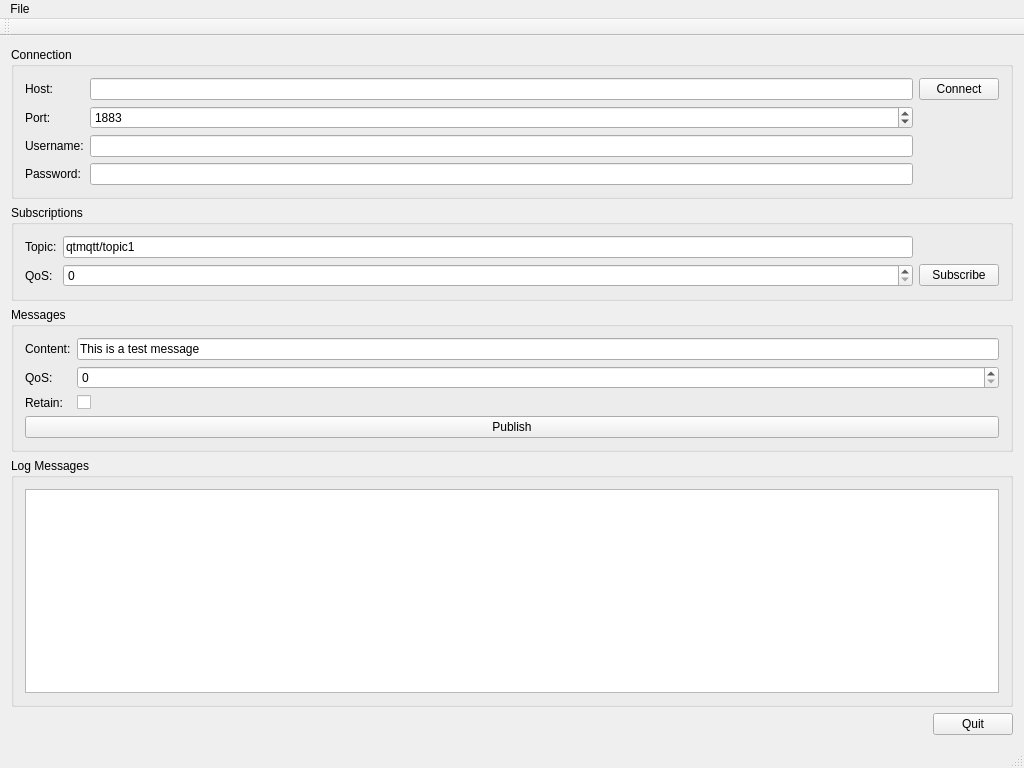
<?xml version="1.0" encoding="UTF-8"?>
<ui version="4.0">
 <class>MainWindow</class>
 <widget class="QMainWindow" name="MainWindow">
  <property name="geometry">
   <rect>
    <x>0</x>
    <y>0</y>
    <width>1024</width>
    <height>768</height>
   </rect>
  </property>
  <property name="windowTitle">
   <string>MainWindow</string>
  </property>
  <widget class="QWidget" name="centralWidget">
   <layout class="QVBoxLayout" name="verticalLayout_4">
    <item>
     <widget class="QGroupBox" name="groupBox_3">
      <property name="title">
       <string>Connection</string>
      </property>
      <layout class="QVBoxLayout" name="verticalLayout_2">
       <item>
        <layout class="QGridLayout" name="gridLayout_2">
         <item row="0" column="1">
          <widget class="QLineEdit" name="lineEditHost">
           <property name="text">
            <string/>
           </property>
          </widget>
         </item>
         <item row="2" column="0">
          <widget class="QLabel" name="label_8">
           <property name="text">
            <string>Username:</string>
           </property>
          </widget>
         </item>
         <item row="0" column="0">
          <widget class="QLabel" name="label">
           <property name="text">
            <string>Host:</string>
           </property>
          </widget>
         </item>
         <item row="1" column="0">
          <widget class="QLabel" name="label_2">
           <property name="text">
            <string>Port:</string>
           </property>
          </widget>
         </item>
         <item row="1" column="1">
          <widget class="QSpinBox" name="spinBoxPort">
           <property name="maximum">
            <number>99999</number>
           </property>
           <property name="value">
            <number>1883</number>
           </property>
          </widget>
         </item>
         <item row="0" column="2">
          <widget class="QPushButton" name="buttonConnect">
           <property name="text">
            <string>Connect</string>
           </property>
          </widget>
         </item>
         <item row="3" column="0">
          <widget class="QLabel" name="label_9">
           <property name="text">
            <string>Password:</string>
           </property>
          </widget>
         </item>
         <item row="2" column="1">
          <widget class="QLineEdit" name="lineEditUser"/>
         </item>
         <item row="3" column="1">
          <widget class="QLineEdit" name="lineEditPassword">
           <property name="echoMode">
            <enum>QLineEdit::Password</enum>
           </property>
          </widget>
         </item>
        </layout>
       </item>
      </layout>
     </widget>
    </item>
    <item>
     <widget class="QGroupBox" name="groupBox_2">
      <property name="title">
       <string>Subscriptions</string>
      </property>
      <layout class="QVBoxLayout" name="verticalLayout">
       <item>
        <layout class="QGridLayout" name="gridLayout">
         <item row="0" column="0">
          <widget class="QLabel" name="label_3">
           <property name="text">
            <string>Topic:</string>
           </property>
          </widget>
         </item>
         <item row="0" column="1">
          <widget class="QLineEdit" name="lineEditTopic">
           <property name="text">
            <string>qtmqtt/topic1</string>
           </property>
          </widget>
         </item>
         <item row="1" column="0">
          <widget class="QLabel" name="label_5">
           <property name="text">
            <string>QoS:</string>
           </property>
          </widget>
         </item>
         <item row="1" column="1">
          <widget class="QSpinBox" name="spinQoS">
           <property name="maximum">
            <number>2</number>
           </property>
          </widget>
         </item>
         <item row="1" column="2">
          <widget class="QPushButton" name="buttonSubscribe">
           <property name="text">
            <string>Subscribe</string>
           </property>
          </widget>
         </item>
        </layout>
       </item>
      </layout>
     </widget>
    </item>
    <item>
     <widget class="QGroupBox" name="groupBox_4">
      <property name="title">
       <string>Messages</string>
      </property>
      <layout class="QVBoxLayout" name="verticalLayout_3">
       <item>
        <layout class="QFormLayout" name="formLayout">
         <item row="0" column="0">
          <widget class="QLabel" name="label_4">
           <property name="text">
            <string>Content:</string>
           </property>
          </widget>
         </item>
         <item row="0" column="1">
          <widget class="QLineEdit" name="lineEditMessage">
           <property name="text">
            <string>This is a test message</string>
           </property>
          </widget>
         </item>
         <item row="1" column="0">
          <widget class="QLabel" name="label_6">
           <property name="text">
            <string>QoS:</string>
           </property>
          </widget>
         </item>
         <item row="1" column="1">
          <widget class="QSpinBox" name="spinQoS_2">
           <property name="maximum">
            <number>2</number>
           </property>
          </widget>
         </item>
         <item row="2" column="0">
          <widget class="QLabel" name="label_7">
           <property name="text">
            <string>Retain:</string>
           </property>
          </widget>
         </item>
         <item row="2" column="1">
          <widget class="QCheckBox" name="checkBoxRetain">
           <property name="text">
            <string/>
           </property>
          </widget>
         </item>
        </layout>
       </item>
       <item>
        <widget class="QPushButton" name="buttonPublish">
         <property name="text">
          <string>Publish</string>
         </property>
        </widget>
       </item>
      </layout>
     </widget>
    </item>
    <item>
     <widget class="QGroupBox" name="groupBox">
      <property name="title">
       <string>Log Messages</string>
      </property>
      <layout class="QHBoxLayout" name="horizontalLayout_2">
       <item>
        <widget class="QTextEdit" name="textEdit"/>
       </item>
      </layout>
     </widget>
    </item>
    <item>
     <layout class="QHBoxLayout" name="horizontalLayout_3">
      <item>
       <spacer name="horizontalSpacer">
        <property name="orientation">
         <enum>Qt::Horizontal</enum>
        </property>
        <property name="sizeHint" stdset="0">
         <size>
          <width>40</width>
          <height>20</height>
         </size>
        </property>
       </spacer>
      </item>
      <item>
       <widget class="QPushButton" name="buttonQuit">
        <property name="text">
         <string>Quit</string>
        </property>
       </widget>
      </item>
     </layout>
    </item>
   </layout>
  </widget>
  <widget class="QMenuBar" name="menuBar">
   <property name="geometry">
    <rect>
     <x>0</x>
     <y>0</y>
     <width>1024</width>
     <height>21</height>
    </rect>
   </property>
   <widget class="QMenu" name="menuFile">
    <property name="title">
     <string>File</string>
    </property>
    <addaction name="actionQuit"/>
   </widget>
   <addaction name="menuFile"/>
  </widget>
  <widget class="QToolBar" name="mainToolBar">
   <attribute name="toolBarArea">
    <enum>TopToolBarArea</enum>
   </attribute>
   <attribute name="toolBarBreak">
    <bool>false</bool>
   </attribute>
  </widget>
  <widget class="QStatusBar" name="statusBar"/>
  <action name="actionQuit">
   <property name="text">
    <string>Quit</string>
   </property>
  </action>
 </widget>
 <layoutdefault spacing="6" margin="11"/>
 <resources/>
 <connections/>
</ui>
